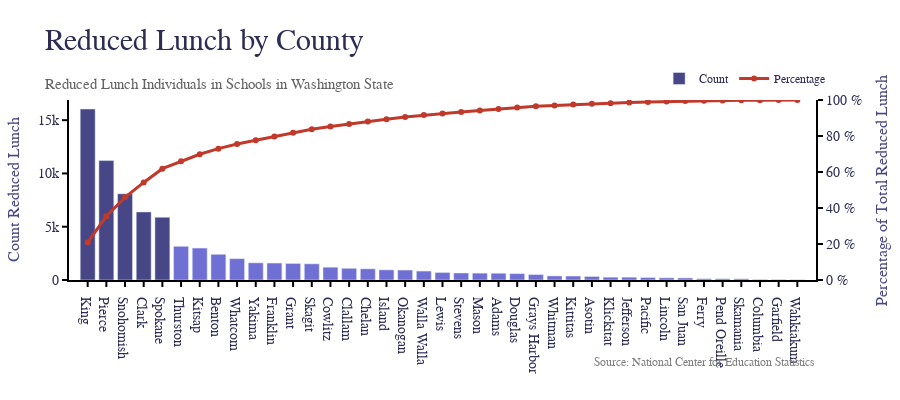

Notebook source saved alongside this figure:
### Code cell
def graph_pareto(dataframe, col):
    df = dataframe.copy()

    data = [
        Bar(
          name = "Count",  
          x = df.County,
          y = df[f'{col}'], 
          marker= {"color": list(np.repeat('rgb(71, 71, 135)', 5)) + list(np.repeat('rgb(112, 111, 211)', len(df.index) - 5))}
        ),
        Scatter(
          line= {
            "color": "rgb(192, 57, 43)", 
            "width": 3
          }, 
          name = "Percentage", 
          x = df.County,
          y = df['Cumulative'], 
          yaxis= "y2",
          mode='lines+markers'
        ),
    ]

    layout = {
      # Title Graph
      "title": {
        'text': "Reduced Lunch by County<br><span style='font-size:15px; color: rgb(100, 100, 100);'>Reduced Lunch Individuals in Schools in Washington State</span>",
        'font': dict(size=30),
      },
      
      # Source/Caption
      "annotations": [{
        'xref': 'paper',
        'yref': 'paper',
        'x': 1, 
        'y': -0.5,
        'showarrow': False,
        'text': '<span style="font-size:12px; color: gray; font-family: Courier New, monospace;">Source: National Center for Education Statistics</span>',
        'align': 'right'
      }],
      
      # Font 
      "font": {
        "size": 14, 
        "color": "rgb(44, 44, 84)", 
        "family": "Times New Roman, monospace"
      },

      # Graph Box 
      "margin": {
        "b": 120, 
        "l": 50, 
        "r": 50, 
        "t": 100,
      }, 
      "height": 400, 

      # Graph Box 
      "plot_bgcolor": "rgb(255, 255, 255)", 


      # Settings Legend
      "legend": {
        "x": 0.79, 
        "y": 1.2, 
        "font": {
          "size": 12, 
          "color": "rgb(44, 44, 84)", 
          "family": "Courier New, monospace"
        },
        'orientation': 'h',
      },
      # Xaxis
      "xaxis": {
        "showline": True,
        "linecolor": "rgb(0, 0, 0)",
        "linewidth": 2,
        "ticks": "outside",
        "tickwidth": 2, 
        "tickcolor": 'rgb(0, 0, 0)',
        "range": [(-1),len(reducedLunchCounty.index)]
      },
      # Yaxis 1 position left

      "yaxis": {
        "title": "Count Reduced Lunch",
        "titlefont": {
        "size": 16,
        "color": "rgb(71, 71, 135)", 
        "family": "Courier New, monospace"
        },
        "showline": True,
        "linecolor": "rgb(0, 0, 0)",
        "linewidth": 2,
        "ticks": "outside",
        "tickwidth": 2, 
        "tickcolor": 'rgb(0, 0, 0)',
        #"automargin": True
        #"shift": -1
      }, 


      # Yaxis 2 position right
      "yaxis2": {
        "side": "right",
        "range": [0, 100], 
        "title": "Percentage of Total Reduced Lunch",
        "titlefont": {
          "size": 16, 
          "color": "rgb(71, 71, 135)", 
          "family": "Courier New, monospace"
        },
        "showline": True,
        "linecolor": "rgb(0, 0, 0)",
        "linewidth": 2,
        "overlaying": "y",
        "ticksuffix": " %",
        "ticks": "outside",
        "tickwidth": 2, 
        "tickcolor": 'rgb(0, 0, 0)',
        #"automargin": True
        #"shift": 1
      }, 
    }

    # Build Graph
    fig = Figure(data=data, layout=layout)
    fig.update_layout(autosize=True)
    # Show Graph
    fig.show()
    
    
    plotPane = pn.pane.Plotly(fig)
    source_annotation = pn.pane.Markdown(
        '<span style="font-size: 12px; color: gray;">Source: National Center for Education Statistics</span>',
        width=600, height=40, align="start"
    )

    # Combine Plotly graph and source annotation in a layout
    layout = pn.Column(plotPane, source_annotation, styles={"border": "1px solid black"})

    return layout
lunchfig = graph_pareto(reducedLunchCounty, 'Reduced.Lunch')

### Figure 1 — Plotly figure (JSON) as saved in the notebook; plotly's stock layout.template omitted (floating-point values rounded to 4 significant figures)
{"data": [{"marker": {"color": ["rgb(71, 71, 135)", "rgb(71, 71, 135)", "rgb(71, 71, 135)", "rgb(71, 71, 135)", "rgb(71, 71, 135)", "rgb(112, 111, 211)", "rgb(112, 111, 211)", "rgb(112, 111, 211)", "rgb(112, 111, 211)", "rgb(112, 111, 211)", "rgb(112, 111, 211)", "rgb(112, 111, 211)", "rgb(112, 111, 211)", "rgb(112, 111, 211)", "rgb(112, 111, 211)", "rgb(112, 111, 211)", "rgb(112, 111, 211)", "rgb(112, 111, 211)", "rgb(112, 111, 211)", "rgb(112, 111, 211)", "rgb(112, 111, 211)", "rgb(112, 111, 211)", "rgb(112, 111, 211)", "rgb(112, 111, 211)", "rgb(112, 111, 211)", "rgb(112, 111, 211)", "rgb(112, 111, 211)", "rgb(112, 111, 211)", "rgb(112, 111, 211)", "rgb(112, 111, 211)", "rgb(112, 111, 211)", "rgb(112, 111, 211)", "rgb(112, 111, 211)", "rgb(112, 111, 211)", "rgb(112, 111, 211)", "rgb(112, 111, 211)", "rgb(112, 111, 211)", "rgb(112, 111, 211)", "rgb(112, 111, 211)"]}, "name": "Count", "type": "bar", "x": ["King", "Pierce", "Snohomish", "Clark", "Spokane", "Thurston", "Kitsap", "Benton", "Whatcom", "Yakima", "Franklin", "Grant", "Skagit", "Cowlitz", "Clallam", "Chelan", "Island", "Okanogan", "Walla Walla", "Lewis", "Stevens", "Mason", "Adams", "Douglas", "Grays Harbor", "Whitman", "Kittitas", "Asotin", "Klickitat", "Jefferson", "Pacific", "Lincoln", "San Juan", "Ferry", "Pend Oreille", "Skamania", "Columbia", "Garfield", "Wahkiakum"], "y": [16048, 11210, 8087, 6388, 5889, 3162, 2998, 2412, 2003, 1613, 1592, 1551, 1518, 1201, 1096, 1046, 952, 934, 840, 705, 658, 642, 634, 599, 510, 382, 372, 329, 264, 263, 232, 205, 193, 120, 117, 111, 53, 42, 24]}, {"line": {"color": "rgb(192, 57, 43)", "width": 3}, "mode": "lines+markers", "name": "Percentage", "type": "scatter", "x": ["King", "Pierce", "Snohomish", "Clark", "Spokane", "Thurston", "Kitsap", "Benton", "Whatcom", "Yakima", "Franklin", "Grant", "Skagit", "Cowlitz", "Clallam", "Chelan", "Island", "Okanogan", "Walla Walla", "Lewis", "Stevens", "Mason", "Adams", "Douglas", "Grays Harbor", "Whitman", "Kittitas", "Asotin", "Klickitat", "Jefferson", "Pacific", "Lincoln", "San Juan", "Ferry", "Pend Oreille", "Skamania", "Columbia", "Garfield", "Wahkiakum"], "y": [20.84, 35.4, 45.91, 54.2, 61.85, 65.96, 69.85, 72.98, 75.59, 77.68, 79.75, 81.76, 83.73, 85.29, 86.72, 88.08, 89.31, 90.53, 91.62, 92.53, 93.39, 94.22, 95.04, 95.82, 96.48, 96.98, 97.46, 97.89, 98.23, 98.58, 98.88, 99.14, 99.39, 99.55, 99.7, 99.85, 99.91, 99.97, 100], "yaxis": "y2"}], "layout": {"annotations": [{"align": "right", "showarrow": false, "text": "<span style=\"font-size:12px; color: gray; font-family: Courier New, monospace;\">Source: National Center for Education Statistics</span>", "x": 1, "xref": "paper", "y": -0.5, "yref": "paper"}], "autosize": true, "font": {"color": "rgb(44, 44, 84)", "family": "Times New Roman, monospace", "size": 14}, "height": 400, "legend": {"font": {"color": "rgb(44, 44, 84)", "family": "Courier New, monospace", "size": 12}, "orientation": "h", "x": 0.79, "y": 1.2}, "margin": {"b": 120, "l": 50, "r": 50, "t": 100}, "plot_bgcolor": "rgb(255, 255, 255)", "title": {"font": {"size": 30}, "text": "Reduced Lunch by County<br><span style='font-size:15px; color: rgb(100, 100, 100);'>Reduced Lunch Individuals in Schools in Washington State</span>"}, "xaxis": {"linecolor": "rgb(0, 0, 0)", "linewidth": 2, "range": [-1, 39], "showline": true, "tickcolor": "rgb(0, 0, 0)", "ticks": "outside", "tickwidth": 2}, "yaxis": {"linecolor": "rgb(0, 0, 0)", "linewidth": 2, "showline": true, "tickcolor": "rgb(0, 0, 0)", "ticks": "outside", "tickwidth": 2, "title": {"font": {"color": "rgb(71, 71, 135)", "family": "Courier New, monospace", "size": 16}, "text": "Count Reduced Lunch"}}, "yaxis2": {"linecolor": "rgb(0, 0, 0)", "linewidth": 2, "overlaying": "y", "range": [0, 100], "showline": true, "side": "right", "tickcolor": "rgb(0, 0, 0)", "ticks": "outside", "ticksuffix": " %", "tickwidth": 2, "title": {"font": {"color": "rgb(71, 71, 135)", "family": "Courier New, monospace", "size": 16}, "text": "Percentage of Total Reduced Lunch"}}}}
